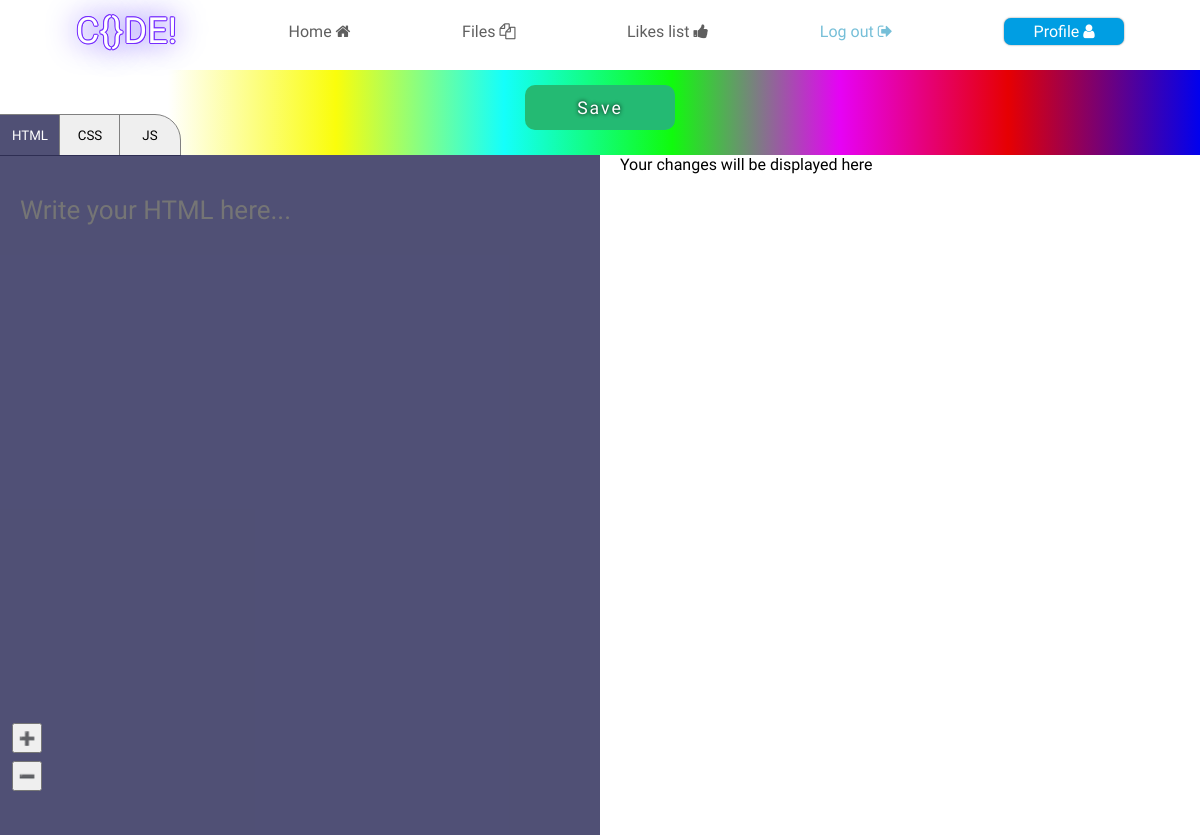
Page /edit/heat waves (signed in) on the earlier database version.
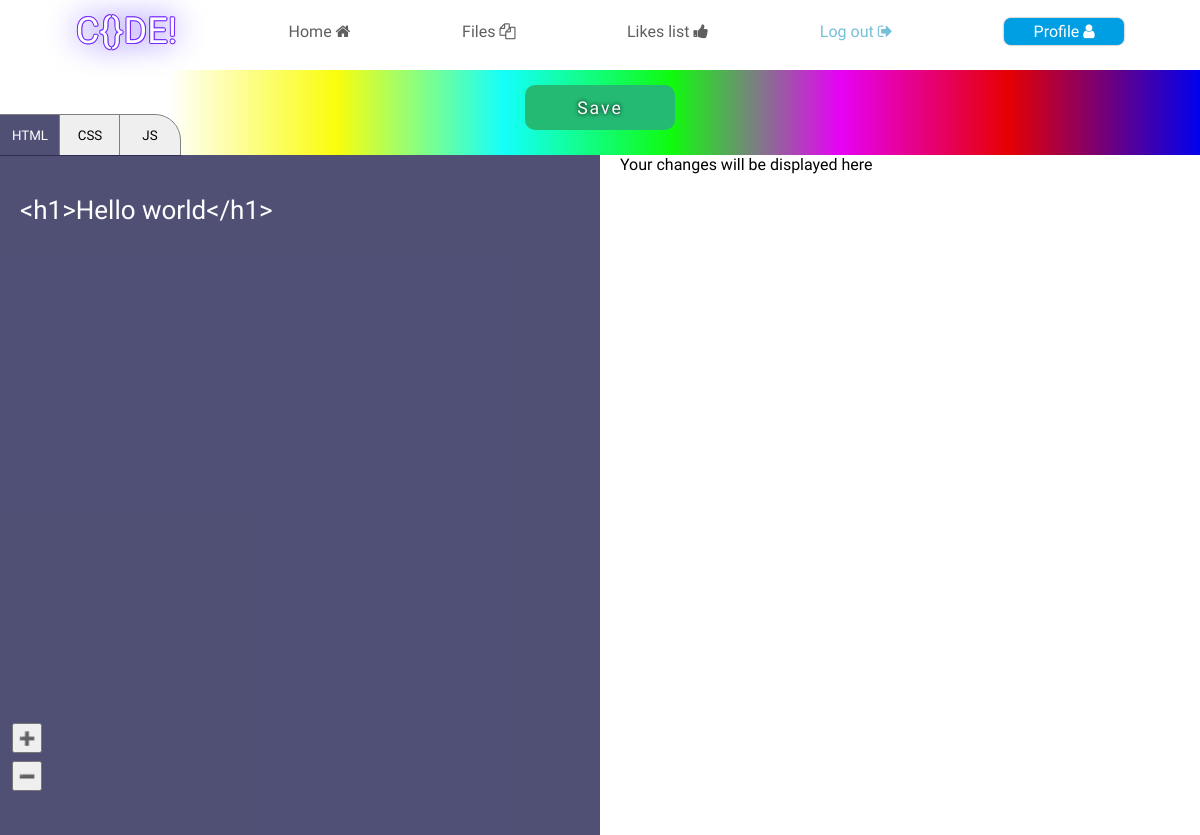
Same page on the later database version.
### pen/models.py (models this page shows)
class Code(models.Model):
    userFK = models.ForeignKey("User", on_delete=models.CASCADE, related_name="coder_FK")
    projectName = models.CharField(max_length=36, editable=True, blank=False)
    likesCount = models.IntegerField(default=0, editable=True, blank=False)
    code_HTML = models.TextField(editable=True, blank=True, default="")
    code_CSS = models.TextField(editable=True, blank=True, default="")
    code_JS = models.TextField(editable=True, blank=True, default="")
    isPublic = models.BooleanField(editable=True, default=True)

### pen/views.py (the view)
# urls.py: path("edit/<str:fileName>", views.edit, name="edit"),
@login_required(login_url="/login")
def edit(request, fileName):
    fileExist = Code.objects.all().filter(userFK_id=request.user.id).filter(projectName=fileName)
    try:
        fileExist = fileExist[0]
        if (request.user.username == ""):
            raise IndexError
    except IndexError:
        return HttpResponseRedirect(reverse("files"))
    return render(request, "pen/edit.html", {
        "file":fileExist
    })

### pen/templates/pen/edit.html (shortened to what this page needs)
{% extends 'pen/layout.html' %}
{% load static %}
{% block body %}
<link rel="stylesheet" href="{% static 'pen/edit.css' %}">
<div>
    <div id="buttonsContainer">
        <div id="saveContainer">
            <button>Save</button>
        </div>
        <div id="window-buttons">
            <button class="window-change" id="window-HTML">HTML</button>
            <button class="window-change" id="window-CSS">CSS</button>
            <button class="window-change" id="window-JAVASCRIPT">JS</button>
        </div>
        <div id="zoom-buttons">
            <button class="zoom" id="zoom-in">➕</button>
            <button class="zoom" id="zoom-out">➖</button>
        </div>
    </div>
    <div id="root">
        <div id="codeArea">
            <textarea class="textArea-code" id="code-HTML" style="display: block;" spellcheck="false" placeholder="Write your HTML here...">{{ file.code_HTML }}</textarea>
        </div>
        <div id="viewArea">
            <span>Your changes will be displayed here</span>
        </div>
    </div>
</div>
{% endblock %}

Differences in the rows shown:
now on this page (row edited): Code: code_HTML "<h1>Hello world</h1>"
